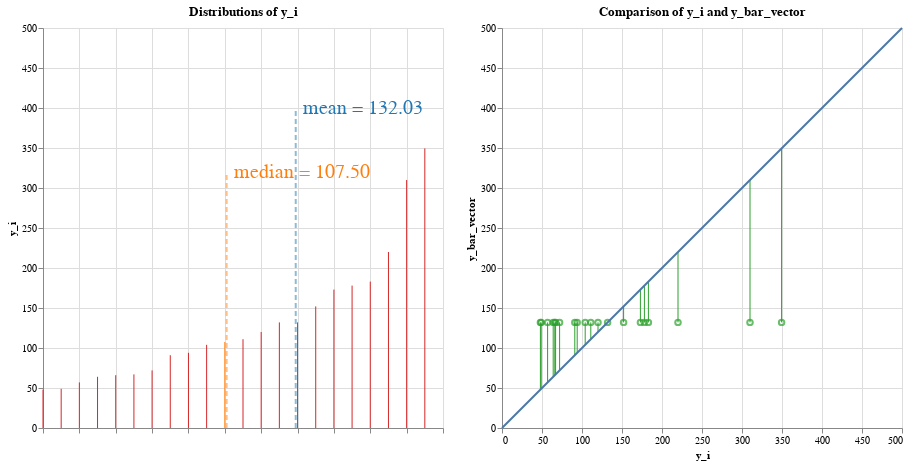

Write notebook code for a chart like this one.
### Code cell
vis_from_node(vector_difference_variances, data_dict, input_vars)

### Figure 1 — Vega-Lite specification as saved in the notebook (floating-point values rounded to 4 significant figures)
{"config": {"view": {"continuousWidth": 300, "continuousHeight": 300}}, "hconcat": [{"layer": [{"data": {"name": "data-670f260c0f9ce60332e8b9d1c786290e"}, "mark": {"type": "line"}, "encoding": {"color": {"condition": {"param": "param_7", "empty": false, "value": "yellow"}, "field": "color", "legend": null, "scale": {"scheme": "category10"}, "type": "nominal"}, "tooltip": [{"field": "age", "type": "quantitative"}, {"field": "bmi", "type": "quantitative"}, {"field": "bp", "type": "quantitative"}, {"field": "glu", "type": "quantitative"}, {"field": "hdl", "type": "quantitative"}, {"field": "id", "type": "quantitative"}, {"field": "ldl", "type": "quantitative"}, {"field": "ltg", "type": "quantitative"}, {"field": "sex", "type": "quantitative"}, {"field": "tc", "type": "quantitative"}, {"field": "tch", "type": "quantitative"}, {"field": "y_hat_i", "type": "quantitative"}, {"field": "y_i", "type": "quantitative"}], "x": {"axis": {"labels": false, "title": ""}, "field": "x", "type": "quantitative"}, "x2": {"field": "x2"}, "y": {"axis": {"title": "y_i"}, "field": "y", "scale": {"domain": [0, 500]}, "type": "quantitative"}, "y2": {"field": "y2"}}, "name": "view_14", "title": "Distributions of y_i"}, {"data": {"name": "data-19979701fa187d85091e386883aaf85b"}, "mark": {"type": "line", "opacity": 0.5, "strokeDash": [5, 3], "strokeWidth": 2}, "encoding": {"color": {"field": "color", "legend": null, "scale": {"scheme": "category10"}, "type": "nominal"}, "x": {"field": "x", "type": "quantitative"}, "y": {"field": "y", "type": "quantitative"}}}, {"data": {"name": "data-19979701fa187d85091e386883aaf85b"}, "mark": {"type": "text", "align": "left", "baseline": "middle", "dx": 7, "fontSize": 20}, "encoding": {"color": {"field": "color", "legend": null, "scale": {"scheme": "category10"}, "type": "nominal"}, "text": {"value": "mean = 132.03"}, "x": {"field": "x", "type": "quantitative"}, "y": {"field": "y", "type": "quantitative"}}, "transform": [{"filter": "(datum.y > 0)"}]}, {"data": {"name": "data-b38c351dfa418d37263b51cb432adac3"}, "mark": {"type": "line", "opacity": 0.5, "strokeDash": [5, 3], "strokeWidth": 2}, "encoding": {"color": {"field": "color", "legend": null, "scale": {"scheme": "category10"}, "type": "nominal"}, "x": {"field": "x", "type": "quantitative"}, "y": {"field": "y", "type": "quantitative"}}}, {"data": {"name": "data-b38c351dfa418d37263b51cb432adac3"}, "mark": {"type": "text", "align": "left", "baseline": "middle", "dx": 7, "fontSize": 20}, "encoding": {"color": {"field": "color", "legend": null, "scale": {"scheme": "category10"}, "type": "nominal"}, "text": {"value": "median = 107.50"}, "x": {"field": "x", "type": "quantitative"}, "y": {"field": "y", "type": "quantitative"}}, "transform": [{"filter": "(datum.y > 0)"}]}], "height": 400.0, "width": 400.0}, {"layer": [{"mark": {"type": "point"}, "encoding": {"color": {"condition": {"param": "param_7", "empty": false, "value": "yellow"}, "field": "color", "legend": null, "scale": {"scheme": "category10"}, "type": "nominal"}, "tooltip": [{"field": "age", "type": "quantitative"}, {"field": "bmi", "type": "quantitative"}, {"field": "bp", "type": "quantitative"}, {"field": "glu", "type": "quantitative"}, {"field": "hdl", "type": "quantitative"}, {"field": "id", "type": "quantitative"}, {"field": "ldl", "type": "quantitative"}, {"field": "ltg", "type": "quantitative"}, {"field": "sex", "type": "quantitative"}, {"field": "tc", "type": "quantitative"}, {"field": "tch", "type": "quantitative"}, {"field": "y_hat_i", "type": "quantitative"}, {"field": "y_i", "type": "quantitative"}], "x": {"axis": {"title": "y_i"}, "field": "x", "scale": {"domain": [0, 500]}, "type": "quantitative"}, "y": {"axis": {"title": "y_bar_vector"}, "field": "y", "scale": {"domain": [0, 500]}, "type": "quantitative"}}, "title": "Comparison of y_i and y_bar_vector"}, {"mark": {"type": "line"}, "encoding": {"color": {"condition": {"param": "param_7", "empty": false, "value": "yellow"}, "field": "color", "legend": null, "scale": {"scheme": "category10"}, "type": "nominal"}, "tooltip": [{"field": "age", "type": "quantitative"}, {"field": "bmi", "type": "quantitative"}, {"field": "bp", "type": "quantitative"}, {"field": "glu", "type": "quantitative"}, {"field": "hdl", "type": "quantitative"}, {"field": "id", "type": "quantitative"}, {"field": "ldl", "type": "quantitative"}, {"field": "ltg", "type": "quantitative"}, {"field": "sex", "type": "quantitative"}, {"field": "tc", "type": "quantitative"}, {"field": "tch", "type": "quantitative"}, {"field": "y_hat_i", "type": "quantitative"}, {"field": "y_i", "type": "quantitative"}], "x": {"axis": {"title": "y_i"}, "field": "x", "scale": {"domain": [0, 500]}, "type": "quantitative"}, "x2": {"field": "x"}, "y": {"axis": {"title": "y_bar_vector"}, "field": "y", "scale": {"domain": [0, 500]}, "type": "quantitative"}, "y2": {"field": "liney2"}}, "name": "view_15", "title": "Magnitudes of y_i_minus_y_bar"}, {"data": {"name": "data-e18c70fdf05de719b9350ab397f3d2c9"}, "mark": {"type": "line"}, "encoding": {"x": {"field": "x", "type": "quantitative"}, "y": {"field": "y", "type": "quantitative"}}}], "data": {"name": "data-affc57b9867286005eb8c929c97b073b"}, "height": 400.0, "width": 400.0}], "params": [{"name": "param_7", "select": {"type": "point", "fields": ["id"], "on": "mouseover"}, "views": ["view_14", "view_15"]}], "$schema": "https://vega.github.io/schema/vega-lite/v5.16.3.json", "datasets": {"data-670f260c0f9ce60332e8b9d1c786290e": [{"val": 48.0, "is_mean": false, "is_median": false, "y_i": 48.0, "y_hat_i": 52.55, "age": -0.05637, "sex": -0.04464, "bmi": -0.07411, "bp": -0.05043, "tc": -0.02496, "ldl": -0.04703, "hdl": 0.09282, "tch": -0.07639, "ltg": -0.06118, "glu": -0.04664, "id": 14, "x": 0, "color": "y_i", "y": 0, "x2": 0, "y2": 48.0}, {"val": 49.0, "is_mean": false, "is_median": false, "y_i": 49.0, "y_hat_i": 132.2, "age": 0.01628, "sex": -0.04464, "bmi": 0.001339, "bp": 0.008101, "tc": 0.005311, "ldl": 0.0109, "hdl": 0.03023, "tch": -0.03949, "ltg": -0.04542, "glu": 0.03206, "id": 12, "x": 1, "color": "y_i", "y": 0, "x2": 1, "y2": 49.0}, {"val": 57.0, "is_mean": false, "is_median": false, "y_i": 57.0, "y_hat_i": 52.6, "age": -0.04547, "sex": -0.04464, "bmi": -0.07303, "bp": -0.08141, "tc": 0.08374, "ldl": 0.02781, "hdl": 0.1738, "tch": -0.03949, "ltg": -0.004222, "glu": 0.003064, "id": 19, "x": 2, "color": "y_i", "y": 0, "x2": 2, "y2": 57.0}, {"val": 64.0, "is_mean": false, "is_median": false, "y_i": 64.0, "y_hat_i": 120.3, "age": -0.01278, "sex": -0.04464, "bmi": -0.02345, "bp": -0.0401, "tc": -0.0167, "ldl": 0.004636, "hdl": -0.01763, "tch": -0.002592, "ltg": -0.03846, "glu": -0.03836, "id": 13, "x": 3, "color": "y_i", "y": 0, "x2": 3, "y2": 64.0}, {"val": 66.0, "is_mean": false, "is_median": false, "y_i": 66.0, "y_hat_i": 124.3, "age": 0.07077, "sex": 0.05068, "bmi": -0.031, "bp": 0.02187, "tc": -0.03734, "ldl": -0.04703, "hdl": 0.03391, "tch": -0.03949, "ltg": -0.01496, "glu": -0.001078, "id": 9, "x": 4, "color": "y_i", "y": 0, "x2": 4, "y2": 66.0}, {"val": 67.0, "is_mean": false, "is_median": false, "y_i": 67.0, "y_hat_i": 131.1, "age": -0.03457, "sex": 0.05068, "bmi": 0.00565, "bp": -0.00567, "tc": -0.07312, "ldl": -0.06269, "hdl": -0.006584, "tch": -0.03949, "ltg": -0.04542, "glu": 0.03206, "id": 5, "x": 5, "color": "y_i", "y": 0, "x2": 5, "y2": 67.0}, {"val": 72.0, "is_mean": false, "is_median": false, "y_i": 72.0, "y_hat_i": 61.2, "age": -0.02731, "sex": -0.04464, "bmi": -0.0601, "bp": -0.02977, "tc": 0.04659, "ldl": 0.01998, "hdl": 0.1223, "tch": -0.03949, "ltg": -0.0514, "glu": -0.009362, "id": 11, "x": 6, "color": "y_i", "y": 0, "x2": 6, "y2": 72.0}, {"val": 91.0, "is_mean": false, "is_median": false, "y_i": 91.0, "y_hat_i": 155.4, "age": 0.009016, "sex": 0.05068, "bmi": -0.03962, "bp": 0.02876, "tc": 0.03833, "ldl": 0.07353, "hdl": -0.07285, "tch": 0.1081, "ltg": 0.01557, "glu": -0.04664, "id": 1, "x": 7, "color": "y_i", "y": 0, "x2": 7, "y2": 91.0}, {"val": 94.0, "is_mean": false, "is_median": false, "y_i": 94.0, "y_hat_i": 100.5, "age": -0.04184, "sex": -0.04464, "bmi": -0.03315, "bp": -0.02288, "tc": 0.04659, "ldl": 0.04159, "hdl": 0.056, "tch": -0.02473, "ltg": -0.02595, "glu": -0.03836, "id": 7, "x": 8, "color": "y_i", "y": 0, "x2": 8, "y2": 94.0}, {"val": 104.0, "is_mean": false, "is_median": false, "y_i": 104.0, "y_hat_i": 102.6, "age": -0.005515, "sex": 0.05068, "bmi": -0.01591, "bp": -0.06764, "tc": 0.04934, "ldl": 0.07917, "hdl": -0.02867, "tch": 0.03431, "ltg": -0.01811, "glu": 0.04449, "id": 16, "x": 9, "color": "y_i", "y": 0, "x2": 9, "y2": 104.0}, {"val": 107.5, "is_mean": false, "is_median": true, "y_i": -2.0, "y_hat_i": -2.0, "age": -2.0, "sex": -2.0, "bmi": -2.0, "bp": -2.0, "tc": -2.0, "ldl": -2.0, "hdl": -2.0, "tch": -2.0, "ltg": -2.0, "glu": -2.0, "id": 21, "x": 10, "color": "median", "y": 0, "x2": 10, "y2": 107.5}, {"val": 111.0, "is_mean": false, "is_median": false, "y_i": 111.0, "y_hat_i": 172.9, "age": 0.001751, "sex": 0.05068, "bmi": 0.01104, "bp": -0.01944, "tc": -0.0167, "ldl": -0.003819, "hdl": -0.04708, "tch": 0.03431, "ltg": 0.02406, "glu": 0.02377, "id": 2, "x": 11, "color": "y_i", "y": 0, "x2": 11, "y2": 111.0}, {"val": 120.0, "is_mean": false, "is_median": false, "y_i": 120.0, "y_hat_i": 164.8, "age": 0.03081, "sex": 0.05068, "bmi": -0.03423, "bp": 0.04367, "tc": 0.0576, "ldl": 0.06883, "hdl": -0.03236, "tch": 0.05756, "ltg": 0.03546, "glu": 0.08591, "id": 4, "x": 12, "color": "y_i", "y": 0, "x2": 12, "y2": 120.0}, {"val": 132.0, "is_mean": false, "is_median": false, "y_i": 132.0, "y_hat_i": 123.6, "age": 0.04171, "sex": 0.05068, "bmi": -0.01591, "bp": 0.01729, "tc": -0.03734, "ldl": -0.01384, "hdl": -0.02499, "tch": -0.01108, "ltg": -0.04688, "glu": 0.01549, "id": 17, "x": 13, "color": "y_i", "y": 0, "x2": 13, "y2": 132.0}, {"val": 132.0, "is_mean": true, "is_median": false, "y_i": -1.0, "y_hat_i": -1.0, "age": -1.0, "sex": -1.0, "bmi": -1.0, "bp": -1.0, "tc": -1.0, "ldl": -1.0, "hdl": -1.0, "tch": -1.0, "ltg": -1.0, "glu": -1.0, "id": 20, "x": 14, "color": "mean", "y": 0, "x2": 14, "y2": 132.0}, {"val": 152.0, "is_mean": false, "is_median": false, "y_i": 152.0, "y_hat_i": 111.5, "age": -0.07817, "sex": -0.04464, "bmi": -0.0407, "bp": -0.08141, "tc": -0.1006, "ldl": -0.1128, "hdl": 0.02287, "tch": -0.07639, "ltg": -0.02029, "glu": -0.05078, "id": 3, "x": 15, "color": "y_i", "y": 0, "x2": 15, "y2": 152.0}, {"val": 173.0, "is_mean": false, "is_median": false, "y_i": 173.0, "y_hat_i": 218.4, "age": 0.009016, "sex": -0.04464, "bmi": 0.05523, "bp": -0.00567, "tc": 0.0576, "ldl": 0.04472, "hdl": -0.002903, "tch": 0.02324, "ltg": 0.05569, "glu": 0.1066, "id": 10, "x": 16, "color": "y_i", "y": 0, "x2": 16, "y2": 173.0}, {"val": 178.0, "is_mean": false, "is_median": false, "y_i": 178.0, "y_hat_i": 194.0, "age": 0.04171, "sex": 0.05068, "bmi": 0.01966, "bp": 0.05974, "tc": -0.005697, "ldl": -0.002566, "hdl": -0.02867, "tch": -0.002592, "ltg": 0.03119, "glu": 0.007207, "id": 15, "x": 17, "color": "y_i", "y": 0, "x2": 17, "y2": 178.0}, {"val": 183.0, "is_mean": false, "is_median": false, "y_i": 183.0, "y_hat_i": 117.1, "age": -0.009147, "sex": -0.04464, "bmi": -0.05686, "bp": -0.05043, "tc": 0.02182, "ldl": 0.04535, "hdl": -0.02867, "tch": 0.03431, "ltg": -0.009919, "glu": -0.01765, "id": 8, "x": 18, "color": "y_i", "y": 0, "x2": 18, "y2": 183.0}, {"val": 220.0, "is_mean": false, "is_median": false, "y_i": 220.0, "y_hat_i": 211.0, "age": -0.04547, "sex": -0.04464, "bmi": 0.03906, "bp": 0.001215, "tc": 0.01632, "ldl": 0.01528, "hdl": -0.02867, "tch": 0.02656, "ltg": 0.04453, "glu": -0.02593, "id": 18, "x": 19, "color": "y_i", "y": 0, "x2": 19, "y2": 220.0}, {"val": 310.0, "is_mean": false, "is_median": false, "y_i": 310.0, "y_hat_i": 259.1, "age": 0.04897, "sex": 0.05068, "bmi": 0.08864, "bp": 0.08729, "tc": 0.03558, "ldl": 0.02155, "hdl": -0.02499, "tch": 0.03431, "ltg": 0.06605, "glu": 0.1315, "id": 6, "x": 20, "color": "y_i", "y": 0, "x2": 20, "y2": 310.0}, {"val": 349.5, "is_mean": false, "is_median": false, "y_i": 349.5, "y_hat_i": 197.6, "age": -0.07817, "sex": 0.05068, "bmi": 0.07786, "bp": 0.05286, "tc": 0.07824, "ldl": 0.06445, "hdl": 0.02655, "tch": -0.002592, "ltg": 0.04067, "glu": -0.009362, "id": 0, "x": 21, "color": "y_i", "y": 0, "x2": 21, "y2": 349.5}], "data-19979701fa187d85091e386883aaf85b": [{"x": 13.9, "y": 0.0, "color": "mean"}, {"x": 13.9, "y": 400.0, "color": "mean"}], "data-b38c351dfa418d37263b51cb432adac3": [{"x": 10.1, "y": 0.0, "color": "median"}, {"x": 10.1, "y": 320.0, "color": "median"}], "data-affc57b9867286005eb8c929c97b073b": [{"linediff": 217.5, "color": "y_bar_vector", "x": 349.5, "y": 132.0, "id": 0, "y_i": 349.5, "y_hat_i": 197.6, "age": -0.07817, "sex": 0.05068, "bmi": 0.07786, "bp": 0.05286, "tc": 0.07824, "ldl": 0.06445, "hdl": 0.02655, "tch": -0.002592, "ltg": 0.04067, "glu": -0.009362, "liney2": 349.5}, {"linediff": -41.03, "color": "y_bar_vector", "x": 91.0, "y": 132.0, "id": 1, "y_i": 91.0, "y_hat_i": 155.4, "age": 0.009016, "sex": 0.05068, "bmi": -0.03962, "bp": 0.02876, "tc": 0.03833, "ldl": 0.07353, "hdl": -0.07285, "tch": 0.1081, "ltg": 0.01557, "glu": -0.04664, "liney2": 91.0}, {"linediff": -21.03, "color": "y_bar_vector", "x": 111.0, "y": 132.0, "id": 2, "y_i": 111.0, "y_hat_i": 172.9, "age": 0.001751, "sex": 0.05068, "bmi": 0.01104, "bp": -0.01944, "tc": -0.0167, "ldl": -0.003819, "hdl": -0.04708, "tch": 0.03431, "ltg": 0.02406, "glu": 0.02377, "liney2": 111.0}, {"linediff": 19.97, "color": "y_bar_vector", "x": 152.0, "y": 132.0, "id": 3, "y_i": 152.0, "y_hat_i": 111.5, "age": -0.07817, "sex": -0.04464, "bmi": -0.0407, "bp": -0.08141, "tc": -0.1006, "ldl": -0.1128, "hdl": 0.02287, "tch": -0.07639, "ltg": -0.02029, "glu": -0.05078, "liney2": 152.0}, {"linediff": -12.03, "color": "y_bar_vector", "x": 120.0, "y": 132.0, "id": 4, "y_i": 120.0, "y_hat_i": 164.8, "age": 0.03081, "sex": 0.05068, "bmi": -0.03423, "bp": 0.04367, "tc": 0.0576, "ldl": 0.06883, "hdl": -0.03236, "tch": 0.05756, "ltg": 0.03546, "glu": 0.08591, "liney2": 120.0}, {"linediff": -65.03, "color": "y_bar_vector", "x": 67.0, "y": 132.0, "id": 5, "y_i": 67.0, "y_hat_i": 131.1, "age": -0.03457, "sex": 0.05068, "bmi": 0.00565, "bp": -0.00567, "tc": -0.07312, "ldl": -0.06269, "hdl": -0.006584, "tch": -0.03949, "ltg": -0.04542, "glu": 0.03206, "liney2": 67.0}, {"linediff": 178.0, "color": "y_bar_vector", "x": 310.0, "y": 132.0, "id": 6, "y_i": 310.0, "y_hat_i": 259.1, "age": 0.04897, "sex": 0.05068, "bmi": 0.08864, "bp": 0.08729, "tc": 0.03558, "ldl": 0.02155, "hdl": -0.02499, "tch": 0.03431, "ltg": 0.06605, "glu": 0.1315, "liney2": 310.0}, {"linediff": -38.03, "color": "y_bar_vector", "x": 94.0, "y": 132.0, "id": 7, "y_i": 94.0, "y_hat_i": 100.5, "age": -0.04184, "sex": -0.04464, "bmi": -0.03315, "bp": -0.02288, "tc": 0.04659, "ldl": 0.04159, "hdl": 0.056, "tch": -0.02473, "ltg": -0.02595, "glu": -0.03836, "liney2": 94.0}, {"linediff": 50.97, "color": "y_bar_vector", "x": 183.0, "y": 132.0, "id": 8, "y_i": 183.0, "y_hat_i": 117.1, "age": -0.009147, "sex": -0.04464, "bmi": -0.05686, "bp": -0.05043, "tc": 0.02182, "ldl": 0.04535, "hdl": -0.02867, "tch": 0.03431, "ltg": -0.009919, "glu": -0.01765, "liney2": 183.0}, {"linediff": -66.03, "color": "y_bar_vector", "x": 66.0, "y": 132.0, "id": 9, "y_i": 66.0, "y_hat_i": 124.3, "age": 0.07077, "sex": 0.05068, "bmi": -0.031, "bp": 0.02187, "tc": -0.03734, "ldl": -0.04703, "hdl": 0.03391, "tch": -0.03949, "ltg": -0.01496, "glu": -0.001078, "liney2": 66.0}, {"linediff": 40.97, "color": "y_bar_vector", "x": 173.0, "y": 132.0, "id": 10, "y_i": 173.0, "y_hat_i": 218.4, "age": 0.009016, "sex": -0.04464, "bmi": 0.05523, "bp": -0.00567, "tc": 0.0576, "ldl": 0.04472, "hdl": -0.002903, "tch": 0.02324, "ltg": 0.05569, "glu": 0.1066, "liney2": 173.0}, {"linediff": -60.03, "color": "y_bar_vector", "x": 72.0, "y": 132.0, "id": 11, "y_i": 72.0, "y_hat_i": 61.2, "age": -0.02731, "sex": -0.04464, "bmi": -0.0601, "bp": -0.02977, "tc": 0.04659, "ldl": 0.01998, "hdl": 0.1223, "tch": -0.03949, "ltg": -0.0514, "glu": -0.009362, "liney2": 72.0}, {"linediff": -83.03, "color": "y_bar_vector", "x": 49.0, "y": 132.0, "id": 12, "y_i": 49.0, "y_hat_i": 132.2, "age": 0.01628, "sex": -0.04464, "bmi": 0.001339, "bp": 0.008101, "tc": 0.005311, "ldl": 0.0109, "hdl": 0.03023, "tch": -0.03949, "ltg": -0.04542, "glu": 0.03206, "liney2": 49.0}, {"linediff": -68.03, "color": "y_bar_vector", "x": 64.0, "y": 132.0, "id": 13, "y_i": 64.0, "y_hat_i": 120.3, "age": -0.01278, "sex": -0.04464, "bmi": -0.02345, "bp": -0.0401, "tc": -0.0167, "ldl": 0.004636, "hdl": -0.01763, "tch": -0.002592, "ltg": -0.03846, "glu": -0.03836, "liney2": 64.0}, {"linediff": -84.03, "color": "y_bar_vector", "x": 48.0, "y": 132.0, "id": 14, "y_i": 48.0, "y_hat_i": 52.55, "age": -0.05637, "sex": -0.04464, "bmi": -0.07411, "bp": -0.05043, "tc": -0.02496, "ldl": -0.04703, "hdl": 0.09282, "tch": -0.07639, "ltg": -0.06118, "glu": -0.04664, "liney2": 48.0}, {"linediff": 45.97, "color": "y_bar_vector", "x": 178.0, "y": 132.0, "id": 15, "y_i": 178.0, "y_hat_i": 194.0, "age": 0.04171, "sex": 0.05068, "bmi": 0.01966, "bp": 0.05974, "tc": -0.005697, "ldl": -0.002566, "hdl": -0.02867, "tch": -0.002592, "ltg": 0.03119, "glu": 0.007207, "liney2": 178.0}, {"linediff": -28.03, "color": "y_bar_vector", "x": 104.0, "y": 132.0, "id": 16, "y_i": 104.0, "y_hat_i": 102.6, "age": -0.005515, "sex": 0.05068, "bmi": -0.01591, "bp": -0.06764, "tc": 0.04934, "ldl": 0.07917, "hdl": -0.02867, "tch": 0.03431, "ltg": -0.01811, "glu": 0.04449, "liney2": 104.0}, {"linediff": -0.025, "color": "y_bar_vector", "x": 132.0, "y": 132.0, "id": 17, "y_i": 132.0, "y_hat_i": 123.6, "age": 0.04171, "sex": 0.05068, "bmi": -0.01591, "bp": 0.01729, "tc": -0.03734, "ldl": -0.01384, "hdl": -0.02499, "tch": -0.01108, "ltg": -0.04688, "glu": 0.01549, "liney2": 132.0}, {"linediff": 87.97, "color": "y_bar_vector", "x": 220.0, "y": 132.0, "id": 18, "y_i": 220.0, "y_hat_i": 211.0, "age": -0.04547, "sex": -0.04464, "bmi": 0.03906, "bp": 0.001215, "tc": 0.01632, "ldl": 0.01528, "hdl": -0.02867, "tch": 0.02656, "ltg": 0.04453, "glu": -0.02593, "liney2": 220.0}, {"linediff": -75.03, "color": "y_bar_vector", "x": 57.0, "y": 132.0, "id": 19, "y_i": 57.0, "y_hat_i": 52.6, "age": -0.04547, "sex": -0.04464, "bmi": -0.07303, "bp": -0.08141, "tc": 0.08374, "ldl": 0.02781, "hdl": 0.1738, "tch": -0.03949, "ltg": -0.004222, "glu": 0.003064, "liney2": 57.0}], "data-e18c70fdf05de719b9350ab397f3d2c9": [{"x": 0, "y": 0}, {"x": 500, "y": 500}]}}
